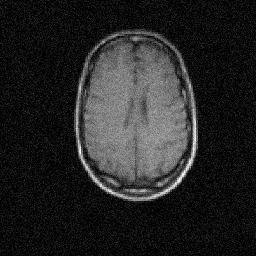
#> input picture Data_TP2/Data/BrainMRI_1.jpg, 256 x 256 px, found by its file name
$ python show_joint_hist.py ./Data_TP2/Data/BrainMRI_1.jpg ./Data_TP2/Data/BrainMRI_2.jpg --bin 32
#> lines starting #> are read from the running program, lines starting #| are printed output that depends on the picture
### src/joint_hist.py
import numpy as np


# Regroupement des valeurs de l'image dans des bins, pour chaque pixel, on calcule l'indice du bin correspondant
def bin_indices(img, bin):
    vmin = img.min()
    vmax = img.max()
    largeur = (vmax - vmin) / bin

    idx = np.floor((img - vmin) / largeur)  # indice de bin de chaque pixel, d'après ta formule
    idx = np.clip(idx, 0, bin - 1).astype(int)  # correction pour que le max n'aille pas au bin "bin" et conversion en entiers
    return idx


# Calcul de l'histogramme conjoint de deux images I et J de même taille, avec un nombre de bins donné
def joint_hist(I, J, bin):

    if  I.shape != J.shape:
        raise ValueError("Les images I et J doivent avoir la même taille")

    idx_I = bin_indices(I, bin)
    idx_J = bin_indices(J, bin)
    H = np.zeros((bin, bin), dtype=int)

    np.add.at(H, (idx_I, idx_J), 1)  # ajoute +1 à la case (idx_I, idx_J) de chaque pixel, en comptant les indices répétés

    return H


# Vérifie que chaque pixel a été compté exactement une fois : somme de H = n * p
def check_hist(H, I):
    n, p = I.shape
    total = H.sum()
    return total == n * p  # retourne True si la somme de H est égale au nombre de pixels de l'image I, sinon False

### src/show_joint_hist.py
import argparse
import matplotlib.pyplot as plt
import numpy as np
from joint_hist import joint_hist, check_hist


def prepare_image(img):
    # si l'image a 3 dimensions, on garde un seul canal
    if img.ndim == 3:
        img = img[:, :, 0]

    # conversion en float
    img = img.astype(np.float64)

    return img


def show_hist(H, nom_I, nom_J, bin):
    H_log = np.log1p(H)  # échelle logarithmique, sans problème pour les cases à 0 (calcul de log(1+ H))

    plt.figure()
    plt.imshow(H_log.T, origin='lower')  # transpose pour que l'axe des x corresponde à I et l'axe des y à J, et origin='lower' pour que le bin (0,0) soit en bas à gauche
    plt.colorbar(label="log(1 + nombre de pixels)")
    plt.xlabel(f"Intensité de I ({nom_I}), indice de bin")
    plt.ylabel(f"Intensité de J ({nom_J}), indice de bin")
    plt.title("Histogramme conjoint")
    plt.show()


def parse_args():
    parser = argparse.ArgumentParser(description="Histogramme conjoint de deux images I et J")
    parser.add_argument("image1", help="Chemin de l'image I")
    parser.add_argument("image2", help="Chemin de l'image J")
    parser.add_argument("--bin", type=int, default=32, help="Nombre de bins")

    return parser.parse_args()


def main():
    args = parse_args()
    I = plt.imread(args.image1)
#> I is the input picture: shape (256, 256); min 0, max 255, mean 36.9
    J = plt.imread(args.image2)
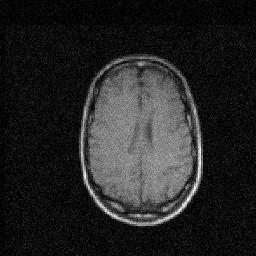
#> input picture Data_TP2/Data/BrainMRI_2.jpg, 256 x 256 px, found by its file name
#> J is the input picture: shape (256, 256); min 0, max 255, mean 36.2

    if I.ndim == 3:  # utile uniquement pour le cas où l'image est en couleur, ce qui est valable uniquement pour l'image I1.png
        print("canaux R=G :", np.allclose(I[:, :, 0], I[:, :, 1]))  # on vérifie que les canaux R et G sont égaux
        print("canaux R=B :", np.allclose(I[:, :, 0], I[:, :, 2]))  # on vérifie que les canaux R et B sont égaux
        print("alpha min/max :", I[:, :, 3].min(), I[:, :, 3].max())  # on vérifie les valeurs min et max du canal alpha

    # affichage des informations sur les images avant la conversion des types uint8 en float64
    for nom, img in (("I", I), ("J", J)):
        print(nom, img.dtype, img.shape, img.min(), img.max())
#> this loop made 2 passes
#> nom on passes 1 to 2: 'I', 'J'
#| I uint8 (256, 256) 0 255
#| J uint8 (256, 256) 0 255

    I = prepare_image(I)
    J = prepare_image(J)

    # affichage des informations sur les images après la conversion des types uint8 en float64
    for nom, img in (("I", I), ("J", J)):
        print(nom, img.dtype, img.shape, img.min(), img.max())

    H = joint_hist(I, J, args.bin)
#> in bin_indices, `vmin = img.min()`: vmin = 0
#> in bin_indices, `vmax = img.max()`: vmax = 255
#> in bin_indices, `largeur = (vmax - vmin) / bin`: largeur = 7.97
#> in joint_hist, `np.add.at(H, (idx_I, idx_J), 1)`:
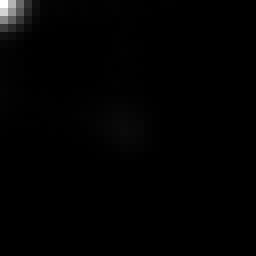
#> H: shape (32, 32) int64 (shown 8 times larger); min 0, max 7242, mean 64; drawn with min black and max white
    if check_hist(H, I):
#> in check_hist, `total = H.sum()`: total = 65536
        print("L'histogramme conjoint est correct : chaque pixel a été compté exactement une fois.")
        show_hist(H, args.image1, args.image2, args.bin)
#> in show_hist, `H_log = np.log1p(H)`:
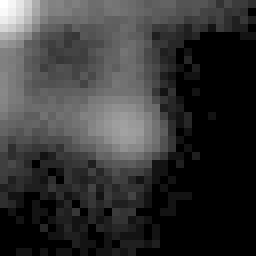
#> H_log: shape (32, 32) float64 (shown 8 times larger); min 0, max 8.89, mean 1.88; drawn with min black and max white
#> in show_hist, `plt.show()`:
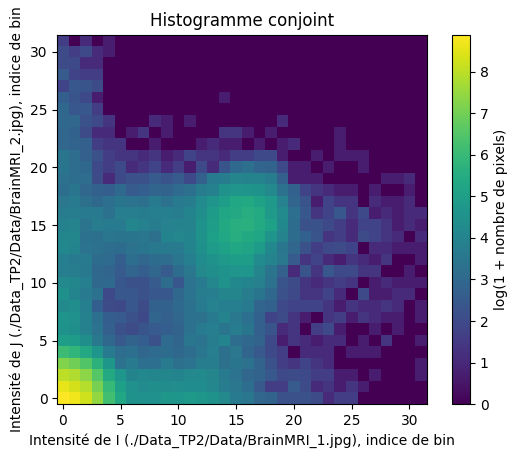
#> figure drawn by matplotlib, 2 panels
    else:
        print("Erreur : l'histogramme conjoint n'est pas correct.")

if __name__ == "__main__":
    main()


'''
Pour tester (depuis le répertoire imagerie_medicale_tp2) :
python ./src/show_joint_hist.py ./Data_TP2/Data/BrainMRI_1.jpg ./Data_TP2/Data/BrainMRI_2.jpg --bin 32
python ./src/show_joint_hist.py ./Data_TP2/Data/BrainMRI_2.jpg ./Data_TP2/Data/BrainMRI_3.jpg --bin 32

python ./src/show_joint_hist.py ./Data_TP2/Data/I1.png ./Data_TP2/Data/J1.png --bin 32
python ./src/show_joint_hist.py ./Data_TP2/Data/I2.jpg ./Data_TP2/Data/J2.jpg --bin 32
python ./src/show_joint_hist.py ./Data_TP2/Data/I3.jpg ./Data_TP2/Data/J3.jpg --bin 32
python ./src/show_joint_hist.py ./Data_TP2/Data/I4.jpg ./Data_TP2/Data/J4.jpg --bin 32
python ./src/show_joint_hist.py ./Data_TP2/Data/I5.jpg ./Data_TP2/Data/J5.jpg --bin 32
python ./src/show_joint_hist.py ./Data_TP2/Data/I6.jpg ./Data_TP2/Data/J6.jpg --bin 32
'''
